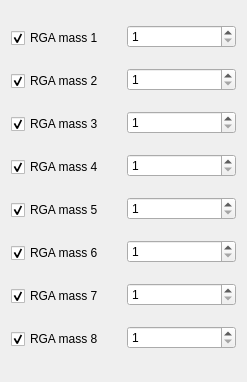
   <widget class="QWidget" name="horizontalLayoutWidget">
    <property name="geometry">
     <rect>
      <x>1810</x>
      <y>70</y>
      <width>247</width>
      <height>382</height>
     </rect>
    </property>
    <layout class="QHBoxLayout" name="horizontalLayout">
     <item>
      <layout class="QVBoxLayout" name="verticalLayout_2">
       <property name="spacing">
        <number>9</number>
       </property>
       <property name="topMargin">
        <number>3</number>
       </property>
       <item>
        <widget class="QCheckBox" name="checkBox_rga1">
         <property name="text">
          <string>RGA mass 1</string>
         </property>
         <property name="checked">
          <bool>true</bool>
         </property>
        </widget>
       </item>
       <item>
        <widget class="QCheckBox" name="checkBox_rga2">
         <property name="text">
          <string>RGA mass 2</string>
         </property>
         <property name="checked">
          <bool>true</bool>
         </property>
        </widget>
       </item>
       <item>
        <widget class="QCheckBox" name="checkBox_rga3">
         <property name="text">
          <string>RGA mass 3</string>
         </property>
         <property name="checked">
          <bool>true</bool>
         </property>
        </widget>
       </item>
       <item>
        <widget class="QCheckBox" name="checkBox_rga4">
         <property name="text">
          <string>RGA mass 4</string>
         </property>
         <property name="checked">
          <bool>true</bool>
         </property>
        </widget>
       </item>
       <item>
        <widget class="QCheckBox" name="checkBox_rga5">
         <property name="text">
          <string>RGA mass 5</string>
         </property>
         <property name="checked">
          <bool>true</bool>
         </property>
        </widget>
       </item>
       <item>
        <widget class="QCheckBox" name="checkBox_rga6">
         <property name="text">
          <string>RGA mass 6</string>
         </property>
         <property name="checked">
          <bool>true</bool>
         </property>
        </widget>
       </item>
       <item>
        <widget class="QCheckBox" name="checkBox_rga7">
         <property name="text">
          <string>RGA mass 7</string>
         </property>
         <property name="checked">
          <bool>true</bool>
         </property>
        </widget>
       </item>
       <item>
        <widget class="QCheckBox" name="checkBox_rga8">
         <property name="text">
          <string>RGA mass 8</string>
         </property>
         <property name="checked">
          <bool>true</bool>
         </property>
        </widget>
       </item>
      </layout>
     </item>
     <item>
      <layout class="QVBoxLayout" name="verticalLayout_3">
       <item>
        <widget class="QSpinBox" name="spinBox_rga_mass1">
         <property name="minimum">
          <number>1</number>
         </property>
         <property name="maximum">
          <number>80</number>
         </property>
        </widget>
       </item>
       <item>
        <widget class="QSpinBox" name="spinBox_rga_mass2">
         <property name="minimum">
          <number>1</number>
         </property>
         <property name="maximum">
          <number>80</number>
         </property>
        </widget>
       </item>
       <item>
        <widget class="QSpinBox" name="spinBox_rga_mass3">
         <property name="minimum">
          <number>1</number>
         </property>
         <property name="maximum">
          <number>80</number>
         </property>
        </widget>
       </item>
       <item>
        <widget class="QSpinBox" name="spinBox_rga_mass4">
         <property name="minimum">
          <number>1</number>
         </property>
         <property name="maximum">
          <number>80</number>
         </property>
        </widget>
       </item>
       <item>
        <widget class="QSpinBox" name="spinBox_rga_mass5">
         <property name="minimum">
          <number>1</number>
         </property>
         <property name="maximum">
          <number>80</number>
         </property>
        </widget>
       </item>
       <item>
        <widget class="QSpinBox" name="spinBox_rga_mass6">
         <property name="minimum">
          <number>1</number>
         </property>
         <property name="maximum">
          <number>80</number>
         </property>
        </widget>
       </item>
       <item>
        <widget class="QSpinBox" name="spinBox_rga_mass7">
         <property name="minimum">
          <number>1</number>
         </property>
         <property name="maximum">
          <number>80</number>
         </property>
        </widget>
       </item>
       <item>
        <widget class="QSpinBox" name="spinBox_rga_mass8">
         <property name="minimum">
          <number>1</number>
         </property>
         <property name="maximum">
          <number>80</number>
         </property>
        </widget>
       </item>
      </layout>
     </item>
    </layout>
   </widget>
